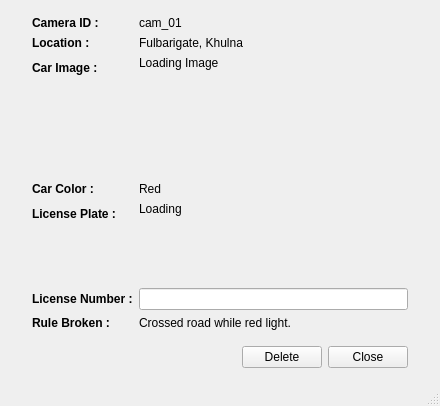
<?xml version="1.0" encoding="UTF-8"?>
<ui version="4.0">
 <class>ResourceKeyboard</class>
 <widget class="QMainWindow" name="ResourceKeyboard">
  <property name="geometry">
   <rect>
    <x>0</x>
    <y>0</y>
    <width>440</width>
    <height>406</height>
   </rect>
  </property>
  <property name="windowTitle">
   <string>Details</string>
  </property>
  <widget class="QWidget" name="centralwidget">
   <layout class="QVBoxLayout" name="verticalLayout">
    <property name="leftMargin">
     <number>32</number>
    </property>
    <property name="topMargin">
     <number>16</number>
    </property>
    <property name="rightMargin">
     <number>32</number>
    </property>
    <property name="bottomMargin">
     <number>16</number>
    </property>
    <item>
     <layout class="QFormLayout" name="formLayout">
      <item row="0" column="0">
       <widget class="QLabel" name="cam_id_label">
        <property name="font">
         <font>
          <weight>75</weight>
          <bold>true</bold>
         </font>
        </property>
        <property name="text">
         <string>Camera ID : </string>
        </property>
       </widget>
      </item>
      <item row="0" column="1">
       <widget class="QLabel" name="cam_id">
        <property name="text">
         <string>cam_01</string>
        </property>
       </widget>
      </item>
      <item row="1" column="0">
       <widget class="QLabel" name="location_label">
        <property name="font">
         <font>
          <weight>75</weight>
          <bold>true</bold>
         </font>
        </property>
        <property name="text">
         <string>Location :</string>
        </property>
       </widget>
      </item>
      <item row="1" column="1">
       <widget class="QLabel" name="location">
        <property name="text">
         <string>Fulbarigate, Khulna</string>
        </property>
       </widget>
      </item>
      <item row="2" column="0">
       <widget class="QLabel" name="car_image_label">
        <property name="font">
         <font>
          <weight>75</weight>
          <bold>true</bold>
         </font>
        </property>
        <property name="text">
         <string>Car Image :</string>
        </property>
       </widget>
      </item>
      <item row="2" column="1">
       <widget class="QLabel" name="car_image">
        <property name="minimumSize">
         <size>
          <width>250</width>
          <height>120</height>
         </size>
        </property>
        <property name="text">
         <string>Loading Image</string>
        </property>
        <property name="alignment">
         <set>Qt::AlignLeading|Qt::AlignLeft|Qt::AlignTop</set>
        </property>
       </widget>
      </item>
      <item row="3" column="0">
       <widget class="QLabel" name="car_color_label">
        <property name="font">
         <font>
          <weight>75</weight>
          <bold>true</bold>
         </font>
        </property>
        <property name="text">
         <string>Car Color :</string>
        </property>
       </widget>
      </item>
      <item row="3" column="1">
       <widget class="QLabel" name="car_color">
        <property name="text">
         <string>Red</string>
        </property>
       </widget>
      </item>
      <item row="4" column="0">
       <widget class="QLabel" name="license_image_label">
        <property name="font">
         <font>
          <weight>75</weight>
          <bold>true</bold>
         </font>
        </property>
        <property name="text">
         <string>License Plate :</string>
        </property>
       </widget>
      </item>
      <item row="4" column="1">
       <widget class="QLabel" name="license_image">
        <property name="minimumSize">
         <size>
          <width>180</width>
          <height>80</height>
         </size>
        </property>
        <property name="text">
         <string>Loading</string>
        </property>
        <property name="alignment">
         <set>Qt::AlignLeading|Qt::AlignLeft|Qt::AlignTop</set>
        </property>
       </widget>
      </item>
      <item row="6" column="0">
       <widget class="QLabel" name="rule_label">
        <property name="font">
         <font>
          <weight>75</weight>
          <bold>true</bold>
         </font>
        </property>
        <property name="text">
         <string>Rule Broken :</string>
        </property>
       </widget>
      </item>
      <item row="6" column="1">
       <widget class="QLabel" name="rule">
        <property name="text">
         <string>Crossed road while red light.</string>
        </property>
       </widget>
      </item>
      <item row="5" column="0">
       <widget class="QLabel" name="license_number_label">
        <property name="font">
         <font>
          <weight>75</weight>
          <bold>true</bold>
         </font>
        </property>
        <property name="text">
         <string>License Number :</string>
        </property>
       </widget>
      </item>
      <item row="5" column="1">
       <widget class="QLineEdit" name="license_number_lineedit"/>
      </item>
     </layout>
    </item>
    <item>
     <layout class="QHBoxLayout" name="horizontalLayout">
      <item>
       <spacer name="horizontalSpacer">
        <property name="orientation">
         <enum>Qt::Horizontal</enum>
        </property>
        <property name="sizeHint" stdset="0">
         <size>
          <width>98</width>
          <height>20</height>
         </size>
        </property>
       </spacer>
      </item>
      <item>
       <widget class="QPushButton" name="delete_button">
        <property name="text">
         <string>Delete</string>
        </property>
       </widget>
      </item>
      <item>
       <widget class="QPushButton" name="close_button">
        <property name="text">
         <string>Close</string>
        </property>
       </widget>
      </item>
     </layout>
    </item>
   </layout>
  </widget>
  <widget class="QStatusBar" name="statusbar"/>
 </widget>
 <resources/>
 <connections/>
</ui>
